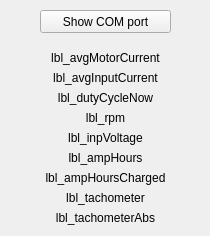
<?xml version="1.0" encoding="UTF-8"?>
<ui version="4.0">
 <class>C_Vesc</class>
 <widget class="QMainWindow" name="C_Vesc">
  <property name="geometry">
   <rect>
    <x>0</x>
    <y>0</y>
    <width>210</width>
    <height>236</height>
   </rect>
  </property>
  <property name="sizePolicy">
   <sizepolicy hsizetype="Fixed" vsizetype="Fixed">
    <horstretch>0</horstretch>
    <verstretch>0</verstretch>
   </sizepolicy>
  </property>
  <property name="maximumSize">
   <size>
    <width>419</width>
    <height>450</height>
   </size>
  </property>
  <property name="windowTitle">
   <string>Neato Lidar</string>
  </property>
  <widget class="QWidget" name="centralwidget">
   <widget class="QPushButton" name="btn_ShowComPort">
    <property name="geometry">
     <rect>
      <x>40</x>
      <y>10</y>
      <width>131</width>
      <height>23</height>
     </rect>
    </property>
    <property name="text">
     <string>Show COM port</string>
    </property>
   </widget>
   <widget class="QLabel" name="lbl_avgMotorCurrent">
    <property name="geometry">
     <rect>
      <x>10</x>
      <y>50</y>
      <width>191</width>
      <height>16</height>
     </rect>
    </property>
    <property name="text">
     <string>lbl_avgMotorCurrent</string>
    </property>
    <property name="alignment">
     <set>Qt::AlignCenter</set>
    </property>
   </widget>
   <widget class="QLabel" name="lbl_avgInputCurrent">
    <property name="geometry">
     <rect>
      <x>10</x>
      <y>70</y>
      <width>191</width>
      <height>16</height>
     </rect>
    </property>
    <property name="text">
     <string>lbl_avgInputCurrent</string>
    </property>
    <property name="alignment">
     <set>Qt::AlignCenter</set>
    </property>
   </widget>
   <widget class="QLabel" name="lbl_dutyCycleNow">
    <property name="geometry">
     <rect>
      <x>10</x>
      <y>90</y>
      <width>191</width>
      <height>16</height>
     </rect>
    </property>
    <property name="text">
     <string>lbl_dutyCycleNow</string>
    </property>
    <property name="alignment">
     <set>Qt::AlignCenter</set>
    </property>
   </widget>
   <widget class="QLabel" name="lbl_rpm">
    <property name="geometry">
     <rect>
      <x>10</x>
      <y>110</y>
      <width>191</width>
      <height>16</height>
     </rect>
    </property>
    <property name="text">
     <string>lbl_rpm</string>
    </property>
    <property name="alignment">
     <set>Qt::AlignCenter</set>
    </property>
   </widget>
   <widget class="QLabel" name="lbl_inpVoltage">
    <property name="geometry">
     <rect>
      <x>10</x>
      <y>130</y>
      <width>191</width>
      <height>16</height>
     </rect>
    </property>
    <property name="text">
     <string>lbl_inpVoltage</string>
    </property>
    <property name="alignment">
     <set>Qt::AlignCenter</set>
    </property>
   </widget>
   <widget class="QLabel" name="lbl_ampHours">
    <property name="geometry">
     <rect>
      <x>10</x>
      <y>150</y>
      <width>191</width>
      <height>16</height>
     </rect>
    </property>
    <property name="text">
     <string>lbl_ampHours</string>
    </property>
    <property name="alignment">
     <set>Qt::AlignCenter</set>
    </property>
   </widget>
   <widget class="QLabel" name="lbl_ampHoursCharged">
    <property name="geometry">
     <rect>
      <x>10</x>
      <y>170</y>
      <width>191</width>
      <height>16</height>
     </rect>
    </property>
    <property name="text">
     <string>lbl_ampHoursCharged</string>
    </property>
    <property name="alignment">
     <set>Qt::AlignCenter</set>
    </property>
   </widget>
   <widget class="QLabel" name="lbl_tachometer">
    <property name="geometry">
     <rect>
      <x>10</x>
      <y>190</y>
      <width>191</width>
      <height>16</height>
     </rect>
    </property>
    <property name="text">
     <string>lbl_tachometer</string>
    </property>
    <property name="alignment">
     <set>Qt::AlignCenter</set>
    </property>
   </widget>
   <widget class="QLabel" name="lbl_tachometerAbs">
    <property name="geometry">
     <rect>
      <x>10</x>
      <y>210</y>
      <width>191</width>
      <height>16</height>
     </rect>
    </property>
    <property name="text">
     <string>lbl_tachometerAbs</string>
    </property>
    <property name="alignment">
     <set>Qt::AlignCenter</set>
    </property>
   </widget>
  </widget>
 </widget>
 <resources/>
 <connections/>
</ui>
